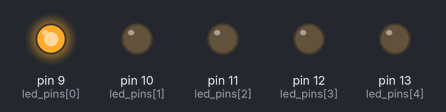
Recording of a sketch running on a simulated Arduino Uno, built with avr-gcc and run on an emulated ATmega328P. On the bench: output pins drawn as LEDs (lit = HIGH).

Above: at 0.1 s.
At 0.6 s:
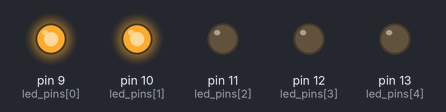
At 1.1 s:
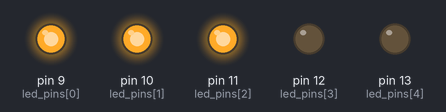
At 1.6 s:
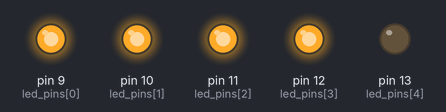
At 2.1 s:
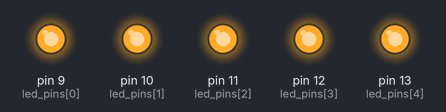
Timing chart, 0 to 3.6 s (numbered marks = the images above):
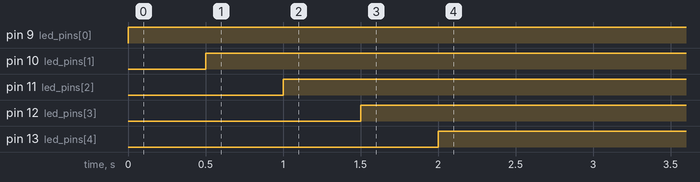

Measured:
- by itself, pin 9 (led_pins[0]): LOW → HIGH at 0.00 s
- by itself, pin 10 (led_pins[1]): LOW → HIGH at 0.50 s
- by itself, pin 11 (led_pins[2]): LOW → HIGH at 1.0 s
- by itself, pin 12 (led_pins[3]): LOW → HIGH at 1.5 s
- by itself, pin 13 (led_pins[4]): LOW → HIGH at 2.0 s

The sketch:

ex02.ino
```cpp
// Arduino Engineering Lab
// Exercise n. 02

// define constants
const int led_pins[] = {9, 10, 11, 12, 13};         // array of LED pins
const int no_pins = sizeof(led_pins) / sizeof(int); // number of pins
const int between_HL = 250;                         // milliseconds between ON and OFF

// initialisation
void setup()
{
    // set the digital pins as outputs using a for loop
    for (int cnt = 0; cnt < no_pins; cnt++)
    {
        pinMode(led_pins[cnt], OUTPUT);
        digitalWrite(led_pins[cnt], LOW);
    }
}

// main loop function
void loop()
{
    // turn the leds ON and OFF from first to last
    for (int cnt = 0; cnt < no_pins; cnt++)
    {
        digitalWrite(led_pins[cnt], HIGH); // turn the LED on
        delay(between_HL);                 // wait for a second
        digitalWrite(led_pins[cnt], HIGH); // turn the LED off
        delay(between_HL);                 // wait for a second
    }

    // turn the leds ON and OFF from last to first
    for (int cnt = no_pins - 2; cnt >= 1; cnt--)
    {
        digitalWrite(led_pins[cnt], HIGH); // turn the LED on
        delay(between_HL);                 // wait for a second
        digitalWrite(led_pins[cnt], HIGH); // turn the LED off
        delay(between_HL);                 // wait for a second
    }
}
```
